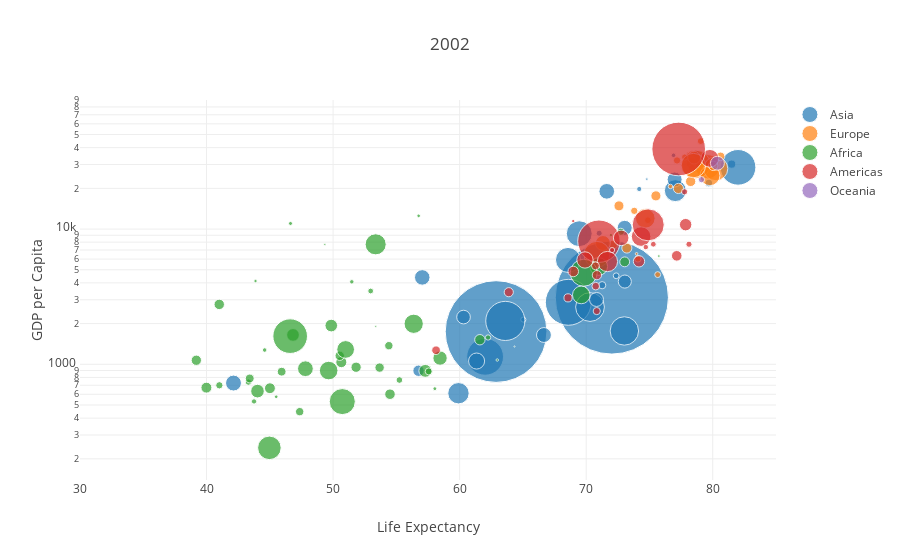

Here is the notebook cell this chart was saved with:
### Markdown cell above
# Basic Chart for a given Year

### Code cell
#Prep Data
figure['data']=[]
year = 2002
for continent in continents:
    dataset_by_year = dataset[dataset['year'] == year]
    dataset_by_year_and_cont = dataset_by_year[dataset_by_year['continent'] == continent]
    data_dict = {
        'x': list(dataset_by_year_and_cont['lifeExp']),
        'y': list(dataset_by_year_and_cont['gdpPercap']),
        'mode': 'markers',
        'text': list(dataset_by_year_and_cont['country']),
        'marker': {
            'sizemode': 'area',
            'sizeref': 200000,
            'size': list(dataset_by_year_and_cont['pop'])
        },
        'name': continent
    }
    figure['data'].append(data_dict)

figure['layout']['title']=str(year)
iplot(figure)

### Figure 1 — Plotly figure (JSON) as saved in the notebook; plotly's stock layout.template omitted (floating-point values rounded to 4 significant figures)
{"data": [{"marker": {"size": [25268405, 656397, 135656790, 12926707, 1280400000, 6762476, 1034172547, 211060000, 66907826, 24001816, 6029529, 127065841, 5307470, 22215365, 47969150, 2111561, 3677780, 22662365, 2674234, 45598081, 25873917, 2713462, 153403524, 82995088, 24501530, 4197776, 19576783, 17155814, 22454239, 62806748, 80908147, 3389578, 18701257], "sizemode": "area", "sizeref": 200000}, "mode": "markers", "name": "Asia", "text": ["Afghanistan", "Bahrain", "Bangladesh", "Cambodia", "China", "Hong Kong, China", "India", "Indonesia", "Iran", "Iraq", "Israel", "Japan", "Jordan", "Korea, Dem. Rep.", "Korea, Rep.", "Kuwait", "Lebanon", "Malaysia", "Mongolia", "Myanmar", "Nepal", "Oman", "Pakistan", "Philippines", "Saudi Arabia", "Singapore", "Sri Lanka", "Syria", "Taiwan", "Thailand", "Vietnam", "West Bank and Gaza", "Yemen, Rep."], "x": [42.13, 74.8, 62.01, 56.75, 72.03, 81.5, 62.88, 68.59, 69.45, 57.05, 79.7, 82, 71.26, 66.66, 77.05, 76.9, 71.03, 73.04, 65.03, 59.91, 61.34, 74.19, 63.61, 70.3, 71.63, 78.77, 70.81, 73.05, 76.99, 68.56, 73.02, 72.37, 60.31], "y": [726.7, 23400.0, 1136.0, 896.2, 3119.0, 30210.0, 1747.0, 2874.0, 9241.0, 4391.0, 21910.0, 28600.0, 3845.0, 1647.0, 19230.0, 35110.0, 9314.0, 10210.0, 2141.0, 611, 1057.0, 19770.0, 2093.0, 2651.0, 19010.0, 36020.0, 3015.0, 4091.0, 23240.0, 5913.0, 1764.0, 4515.0, 2235.0]}, {"marker": {"size": [3508512, 8148312, 10311970, 4165416, 7661799, 4481020, 10256295, 5374693, 5193039, 59925035, 82350671, 10603863, 10083313, 288030, 3879155, 57926999, 720230, 16122830, 4535591, 38625976, 10433867, 22404337, 10111559, 5410052, 2011497, 40152517, 8954175, 7361757, 67308928, 59912431], "sizemode": "area", "sizeref": 200000}, "mode": "markers", "name": "Europe", "text": ["Albania", "Austria", "Belgium", "Bosnia and Herzegovina", "Bulgaria", "Croatia", "Czech Republic", "Denmark", "Finland", "France", "Germany", "Greece", "Hungary", "Iceland", "Ireland", "Italy", "Montenegro", "Netherlands", "Norway", "Poland", "Portugal", "Romania", "Serbia", "Slovak Republic", "Slovenia", "Spain", "Sweden", "Switzerland", "Turkey", "United Kingdom"], "x": [75.65, 78.98, 78.32, 74.09, 72.14, 74.88, 75.51, 77.18, 78.37, 79.59, 78.67, 78.26, 72.59, 80.5, 77.78, 80.24, 73.98, 78.53, 79.05, 74.67, 77.29, 71.32, 73.21, 73.8, 76.66, 79.78, 80.04, 80.62, 70.84, 78.47], "y": [4604.0, 32420.0, 30490.0, 6019.0, 7697.0, 11630.0, 17600.0, 32170.0, 28200.0, 28930.0, 30040.0, 22510.0, 14840.0, 31160.0, 34080.0, 27970.0, 6557.0, 33720.0, 44680.0, 12000.0, 19970.0, 7885.0, 7236.0, 13640.0, 20660.0, 24840.0, 29340.0, 34480.0, 6508.0, 29480.0]}, {"marker": {"size": [31287142, 10866106, 7026113, 1630347, 12251209, 7021078, 15929988, 4048013, 8835739, 614382, 55379852, 3328795, 16252726, 447416, 73312559, 495627, 4414865, 67946797, 1299304, 1457766, 20550751, 8807818, 1332459, 31386842, 2046772, 2814651, 5368585, 16473477, 11824495, 10580176, 2828858, 1200206, 31167783, 18473780, 1972153, 11140655, 119901274, 743981, 7852401, 170372, 10870037, 5359092, 7753310, 44433622, 37090298, 1130269, 34593779, 4977378, 9770575, 24739869, 10595811, 11926563], "sizemode": "area", "sizeref": 200000}, "mode": "markers", "name": "Africa", "text": ["Algeria", "Angola", "Benin", "Botswana", "Burkina Faso", "Burundi", "Cameroon", "Central African Republic", "Chad", "Comoros", "Congo, Dem. Rep.", "Congo, Rep.", "Cote d'Ivoire", "Djibouti", "Egypt", "Equatorial Guinea", "Eritrea", "Ethiopia", "Gabon", "Gambia", "Ghana", "Guinea", "Guinea-Bissau", "Kenya", "Lesotho", "Liberia", "Libya", "Madagascar", "Malawi", "Mali", "Mauritania", "Mauritius", "Morocco", "Mozambique", "Namibia", "Niger", "Nigeria", "Reunion", "Rwanda", "Sao Tome and Principe", "Senegal", "Sierra Leone", "Somalia", "South Africa", "Sudan", "Swaziland", "Tanzania", "Togo", "Tunisia", "Uganda", "Zambia", "Zimbabwe"], "x": [70.99, 41.0, 54.41, 46.63, 50.65, 47.36, 49.86, 43.31, 50.52, 62.97, 44.97, 52.97, 46.83, 53.37, 69.81, 49.35, 55.24, 50.73, 56.76, 58.04, 58.45, 53.68, 45.5, 50.99, 44.59, 43.75, 72.74, 57.29, 45.01, 51.82, 62.25, 71.95, 69.61, 44.03, 51.48, 54.5, 46.61, 75.74, 43.41, 64.34, 61.6, 41.01, 45.94, 53.37, 56.37, 43.87, 49.65, 57.56, 73.04, 47.81, 39.19, 39.99], "y": [5288.0, 2773.0, 1373.0, 11000.0, 1038.0, 446.4, 1934.0, 738.7, 1156.0, 1076.0, 241.2, 3484.0, 1649.0, 1908.0, 4755.0, 7703.0, 765.4, 530.1, 12520.0, 660.6, 1112.0, 945.6, 575.7, 1288.0, 1275.0, 531.5, 9535.0, 894.6, 665.4, 951.4, 1579.0, 9022.0, 3258.0, 633.6, 4072.0, 601.1, 1615.0, 6316.0, 785.7, 1353.0, 1520.0, 699.5, 882.1, 7711.0, 1993.0, 4128.0, 899.1, 886.2, 5723.0, 927.7, 1072.0, 672.0]}, {"marker": {"size": [38331121, 8445134, 179914212, 31902268, 15497046, 41008227, 3834934, 11226999, 8650322, 12921234, 6353681, 11178650, 7607651, 6677328, 2664659, 102479927, 5146848, 2990875, 5884491, 26769436, 3859606, 1101832, 287675526, 3363085, 24287670], "sizemode": "area", "sizeref": 200000}, "mode": "markers", "name": "Americas", "text": ["Argentina", "Bolivia", "Brazil", "Canada", "Chile", "Colombia", "Costa Rica", "Cuba", "Dominican Republic", "Ecuador", "El Salvador", "Guatemala", "Haiti", "Honduras", "Jamaica", "Mexico", "Nicaragua", "Panama", "Paraguay", "Peru", "Puerto Rico", "Trinidad and Tobago", "United States", "Uruguay", "Venezuela"], "x": [74.34, 63.88, 71.01, 79.77, 77.86, 71.68, 78.12, 77.16, 70.85, 74.17, 70.73, 68.98, 58.14, 68.56, 72.05, 74.9, 70.84, 74.71, 70.75, 69.91, 77.78, 68.98, 77.31, 75.31, 72.77], "y": [8798.0, 3413.0, 8131.0, 33330.0, 10780.0, 5755.0, 7723.0, 6341.0, 4564.0, 5773.0, 5352.0, 4858.0, 1270.0, 3100.0, 6995.0, 10740.0, 2475.0, 7356.0, 3784.0, 5909.0, 18860.0, 11460.0, 39100.0, 7727.0, 8605.0]}, {"marker": {"size": [19546792, 3908037], "sizemode": "area", "sizeref": 200000}, "mode": "markers", "name": "Oceania", "text": ["Australia", "New Zealand"], "x": [80.37, 79.11], "y": [30690.0, 23190.0]}], "layout": {"hovermode": "closest", "title": "2002", "xaxis": {"range": [30, 85], "title": "Life Expectancy"}, "yaxis": {"title": "GDP per Capita", "type": "log"}}}
